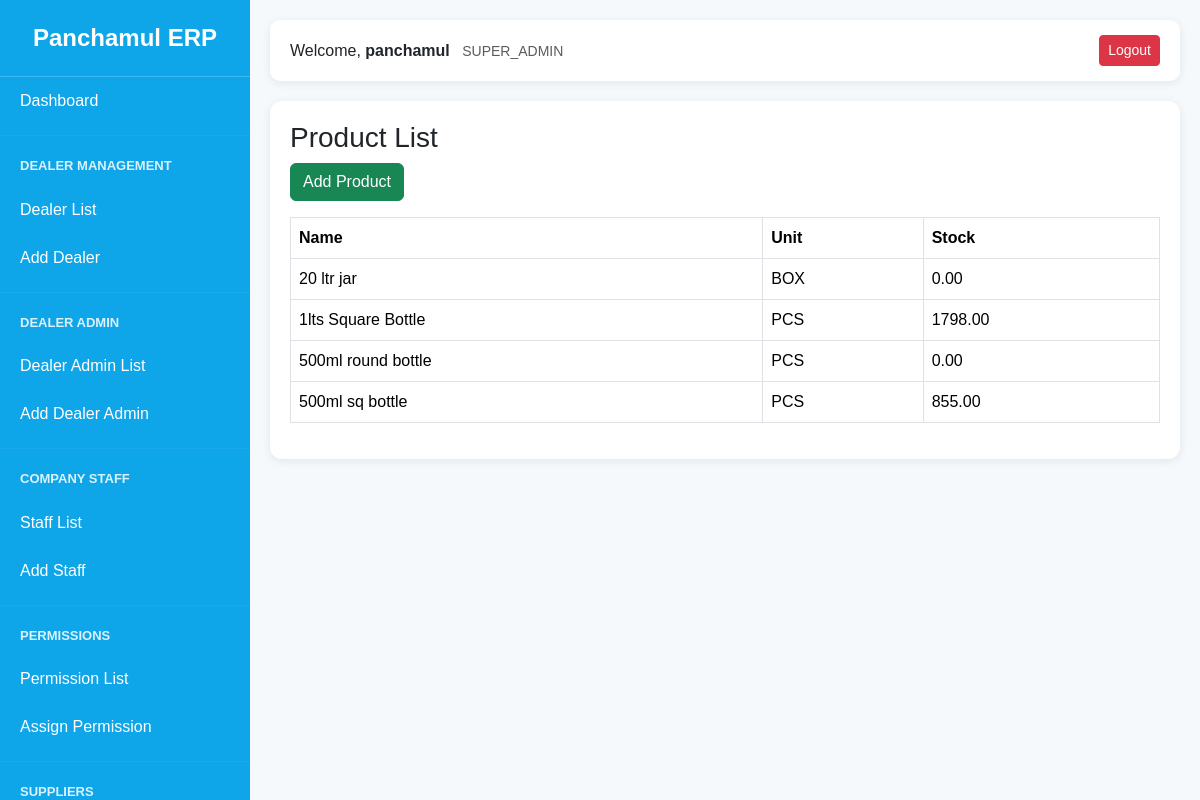
The app's page /inventory/products/ (signed in), older data.
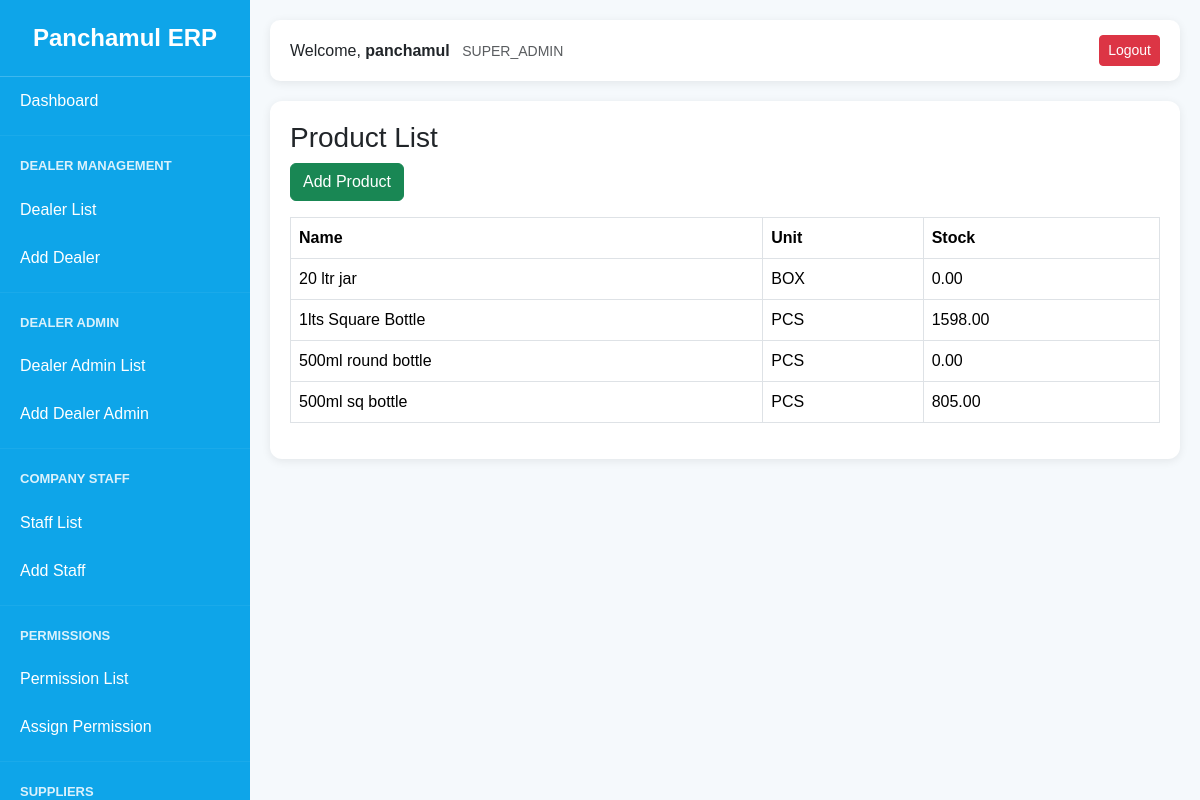
The same page, newer data.
### inventory/models.py (models this page shows, shortened)
class Product(models.Model):
    UNIT_CHOICES = (
        ('PCS', 'Pieces'),
        ('BOX', 'Box'),
        ('LTR', 'Liter'),
    )
    name = models.CharField(
        max_length=200
    )
    unit = models.CharField(
        max_length=20,
        choices=UNIT_CHOICES
    )
    current_stock = models.DecimalField(
        max_digits=12,
        decimal_places=2,
        default=0
    )
    minimum_stock = models.DecimalField(
        max_digits=12,
        decimal_places=2,
        default=0
    )
    is_active = models.BooleanField(
        default=True
    )
    created_at = models.DateTimeField(
        auto_now_add=True
    )

### inventory/views.py (the view)
@login_required
def product_list(request):
    products = Product.objects.all().order_by(
        '-id'
    )
    return render(
        request,
        'inventory/product_list.html',
        {
            'products': products
        }
    )

### accounts/context_processors.py (called while the page is built)
def user_permissions(request):
    permissions = {}
    if request.user.is_authenticated:
        perms = ModulePermission.objects.filter(
            user=request.user
        )
        for p in perms:
            permissions[p.module] = p
    return {
        'user_permissions': permissions
    }

### templates/inventory/product_list.html
{% extends 'dashboard/base.html' %}
{% block content %}
<div class="card-box">
    <h3>Product List</h3>
    <a href="{% url 'product_create' %}"
       class="btn btn-success mb-3">
        Add Product
    </a>
    <table class="table table-bordered">
        <thead>
            <tr>
                <th>Name</th>
                <th>Unit</th>
                <th>Stock</th>
            </tr>
        </thead>
        <tbody>
            {% for product in products %}
            <tr>
                <td>{{ product.name }}</td>
                <td>{{ product.unit }}</td>
                <td>{{ product.current_stock }}</td>
            </tr>
            {% endfor %}
        </tbody>
    </table>
</div>
{% endblock %}

Row changes from the older to the newer data that the page shows:
changed Product "1lts Square Bottle": current_stock "1798.00" → "1598.00"
changed Product "500ml sq bottle": current_stock "855.00" → "805.00"
